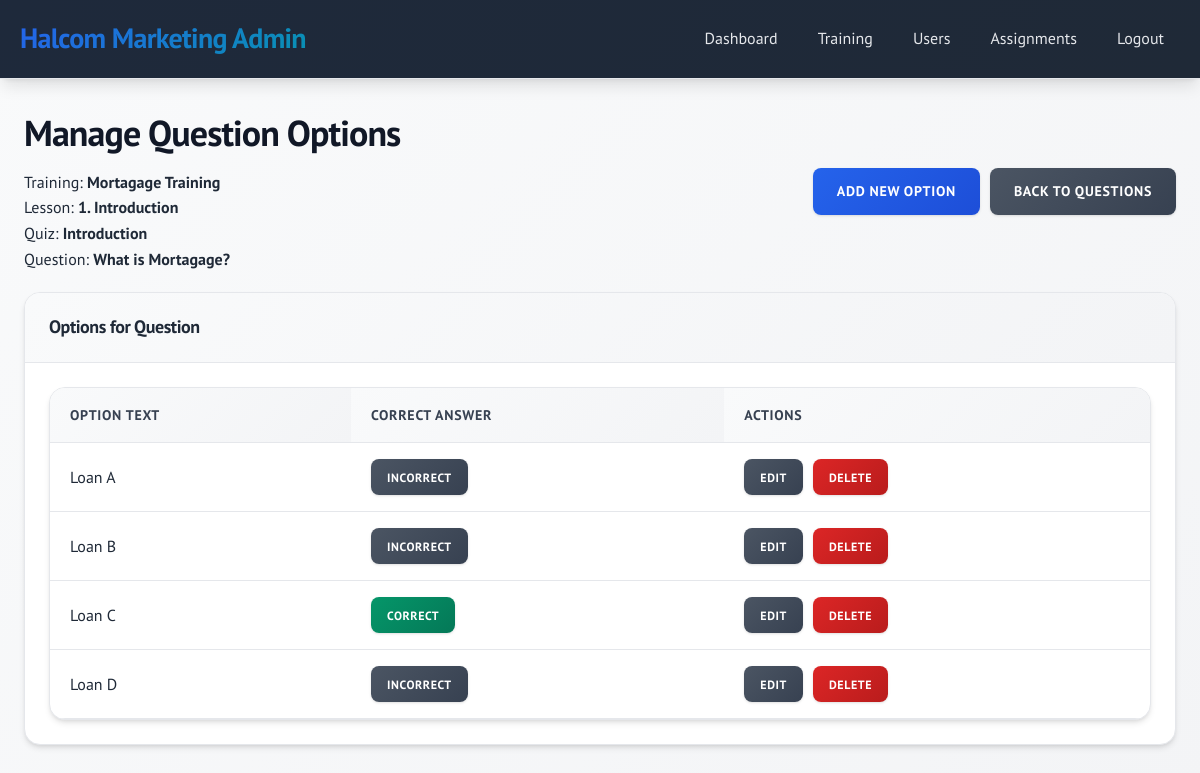
/admin/question_options.php?question_id=4 (signed in), run on the app's committed database.
### tables this page shows
CREATE TABLE `questions` (
  `id` int(11) NOT NULL AUTO_INCREMENT,
  `quiz_id` int(11) NOT NULL,
  `question_text` text NOT NULL,
  `type` enum('mcq','essay') NOT NULL DEFAULT 'mcq',
  `created_at` timestamp NOT NULL DEFAULT current_timestamp(),
  PRIMARY KEY (`id`),
  KEY `quiz_id` (`quiz_id`),
  CONSTRAINT `questions_ibfk_1` FOREIGN KEY (`quiz_id`) REFERENCES `quizzes` (`id`) ON DELETE CASCADE
);

CREATE TABLE `courses` (
  `id` int(11) NOT NULL AUTO_INCREMENT,
  `title` varchar(200) NOT NULL,
  `description` text DEFAULT NULL,
  `created_by` int(11) NOT NULL,
  `created_at` timestamp NOT NULL DEFAULT current_timestamp(),
  PRIMARY KEY (`id`),
  KEY `created_by` (`created_by`),
  CONSTRAINT `courses_ibfk_1` FOREIGN KEY (`created_by`) REFERENCES `users` (`id`) ON DELETE CASCADE
);

CREATE TABLE `lessons` (
  `id` int(11) NOT NULL AUTO_INCREMENT,
  `course_id` int(11) NOT NULL,
  `title` varchar(200) NOT NULL,
  `content` text DEFAULT NULL,
  `video_url` varchar(500) DEFAULT NULL,
  `embed_code` text DEFAULT NULL,
  `audio_url` varchar(500) DEFAULT NULL,
  `reference_files` text DEFAULT NULL,
  `position` int(11) NOT NULL DEFAULT 1,
  `created_at` timestamp NOT NULL DEFAULT current_timestamp(),
  PRIMARY KEY (`id`),
  KEY `course_id` (`course_id`),
  CONSTRAINT `lessons_ibfk_1` FOREIGN KEY (`course_id`) REFERENCES `courses` (`id`) ON DELETE CASCADE
);

CREATE TABLE `quizzes` (
  `id` int(11) NOT NULL AUTO_INCREMENT,
  `lesson_id` int(11) NOT NULL,
  `title` varchar(200) NOT NULL,
  `passing_score` int(11) NOT NULL DEFAULT 70,
  `created_at` timestamp NOT NULL DEFAULT current_timestamp(),
  PRIMARY KEY (`id`),
  KEY `lesson_id` (`lesson_id`),
  CONSTRAINT `quizzes_ibfk_1` FOREIGN KEY (`lesson_id`) REFERENCES `lessons` (`id`) ON DELETE CASCADE
);

CREATE TABLE `question_options` (
  `id` int(11) NOT NULL AUTO_INCREMENT,
  `question_id` int(11) NOT NULL,
  `option_text` text NOT NULL,
  `is_correct` tinyint(1) NOT NULL DEFAULT 0,
  `created_at` timestamp NOT NULL DEFAULT current_timestamp(),
  PRIMARY KEY (`id`),
  KEY `question_id` (`question_id`),
  CONSTRAINT `question_options_ibfk_1` FOREIGN KEY (`question_id`) REFERENCES `questions` (`id`) ON DELETE CASCADE
);

### admin/question_options.php (the view, shortened to what this page needs)
<?php
$pdo = getDBConnection();
$question_id = $_GET['question_id'] ?? null;
$stmt = $pdo->prepare("
    SELECT q.*, qz.title as quiz_title, l.title as lesson_title, c.title as Training_title
    FROM questions q
    JOIN quizzes qz ON q.quiz_id = qz.id
    JOIN lessons l ON qz.lesson_id = l.id
    JOIN courses c ON l.course_id = c.id
    WHERE q.id = ?
");
$stmt->execute([$question_id]);
$question = $stmt->fetch();
$stmt = $pdo->prepare("
    SELECT * FROM question_options
    WHERE question_id = ?
    ORDER BY created_at
");
$stmt->execute([$question_id]);
$options = $stmt->fetchAll();
?>
<!DOCTYPE html>
<html lang="en">
<head>
    <link rel="stylesheet" href="../assets/css/style.css">
</head>
<body>
    <div class="header">
        <div class="header-content">
            <div class="logo">Halcom Marketing Admin</div>
            <div class="nav">
                <a href="dashboard.php">Dashboard</a>
                <a href="trainings.php">Training</a>
                <a href="users.php">Users</a>
                <a href="training_assignments.php">Assignments</a>
                <a href="../auth/logout.php">Logout</a>
            </div>
        </div>
    </div>
    <div class="container">
        <div class="d-flex justify-between align-center mb-20">
            <div>
                <h1>Manage Question Options</h1>
                <p>Training: <strong><?php echo htmlspecialchars($question['Training_title']); ?></strong></p>
                <p>Lesson: <strong><?php echo htmlspecialchars($question['lesson_title']); ?></strong></p>
                <p>Quiz: <strong><?php echo htmlspecialchars($question['quiz_title']); ?></strong></p>
                <p>Question: <strong><?php echo htmlspecialchars(substr($question['question_text'], 0, 100)) . (strlen($question['question_text']) > 100 ? '...' : ''); ?></strong></p>
            </div>
            <div class="d-flex gap-10">
                <a href="option_form.php?question_id=<?php echo $question_id; ?>" class="btn btn-primary">Add New Option</a>
                <a href="questions.php?quiz_id=<?php echo $question['quiz_id']; ?>" class="btn btn-secondary">Back to Questions</a>
            </div>
        </div>
        <div class="card">
            <div class="card-header">
                Options for Question
            </div>
            <div class="card-body">
                <?php if ($question['type'] === 'essay'): ?>
                    <div class="alert alert-info">
                        This is an essay question and doesn't require options.
                    </div>
                <?php elseif (empty($options)): ?>
                    <p>No options found. <a href="option_form.php?question_id=<?php echo $question_id; ?>">Create your first option</a>.</p>
                <?php else: ?>
                    <div class="table-container">
                        <table>
                            <thead>
                                <tr>
                                    <th>Option Text</th>
                                    <th>Correct Answer</th>
                                    <th>Actions</th>
                                </tr>
                            </thead>
                            <tbody>
                                <?php foreach ($options as $option): ?>
                                    <tr>
                                        <td><?php echo htmlspecialchars($option['option_text']); ?></td>
                                        <td>
                                            <?php if ($option['is_correct']): ?>
                                                <span class="btn btn-sm btn-success">Correct</span>
                                            <?php else: ?>
                                                <span class="btn btn-sm btn-secondary">Incorrect</span>
                                            <?php endif; ?>
                                        </td>
                                        <td>
                                            <div class="d-flex gap-10">
                                                <a href="option_form.php?id=<?php echo $option['id']; ?>" class="btn btn-sm btn-secondary">Edit</a>
                                                <a href="question_options.php?question_id=<?php echo $question_id; ?>&delete=<?php echo $option['id']; ?>"
                                                   class="btn btn-sm btn-danger"
                                                   onclick="return confirm('Are you sure you want to delete this option?')">Delete</a>
                                            </div>
                                        </td>
                                    </tr>
                                <?php endforeach; ?>
                            </tbody>
                        </table>
                    </div>
                <?php endif; ?>
            </div>
        </div>
    </div>
</body>
</html>

### data on the page
questions: courses.title "Mortagage Training", lessons.title "1. Introduction", quiz.title "Introduction", question_text "What is Mortagage?"
question_options: option_text "Loan A", is_correct "INCORRECT"
question_options: option_text "Loan B", is_correct "INCORRECT"
question_options: option_text "Loan C", is_correct "CORRECT"
question_options: option_text "Loan D", is_correct "INCORRECT"
